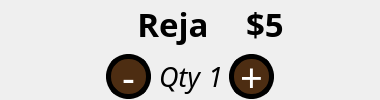
                <widget class="QWidget" name="Articulo0_9" native="true">
                 <property name="minimumSize">
                  <size>
                   <width>380</width>
                   <height>100</height>
                  </size>
                 </property>
                 <property name="maximumSize">
                  <size>
                   <width>380</width>
                   <height>100</height>
                  </size>
                 </property>
                 <layout class="QHBoxLayout" name="horizontalLayout_109">
                  <property name="leftMargin">
                   <number>0</number>
                  </property>
                  <property name="topMargin">
                   <number>0</number>
                  </property>
                  <property name="rightMargin">
                   <number>0</number>
                  </property>
                  <property name="bottomMargin">
                   <number>0</number>
                  </property>
                  <item>
                   <widget class="QWidget" name="img0_12" native="true">
                    <property name="minimumSize">
                     <size>
                      <width>100</width>
                      <height>100</height>
                     </size>
                    </property>
                    <property name="maximumSize">
                     <size>
                      <width>100</width>
                      <height>100</height>
                     </size>
                    </property>
                    <property name="styleSheet">
                     <string notr="true">background-image: url(:/Imagenes/reja.png);
border-radius: 30px;</string>
                    </property>
                   </widget>
                  </item>
                  <item>
                   <widget class="QWidget" name="widget_29_ejemplo_16" native="true">
                    <layout class="QVBoxLayout" name="verticalLayout_45">
                     <property name="leftMargin">
                      <number>0</number>
                     </property>
                     <property name="topMargin">
                      <number>0</number>
                     </property>
                     <property name="rightMargin">
                      <number>0</number>
                     </property>
                     <property name="bottomMargin">
                      <number>0</number>
                     </property>
                     <item>
                      <widget class="QWidget" name="widget_37_ejemplo_16" native="true">
                       <layout class="QHBoxLayout" name="horizontalLayout_110">
                        <property name="leftMargin">
                         <number>0</number>
                        </property>
                        <property name="topMargin">
                         <number>0</number>
                        </property>
                        <property name="rightMargin">
                         <number>0</number>
                        </property>
                        <property name="bottomMargin">
                         <number>0</number>
                        </property>
                        <item>
                         <widget class="QLabel" name="articulo_label8">
                          <property name="font">
                           <font>
                            <family>Cascadia Mono</family>
                            <pointsize>25</pointsize>
                            <weight>75</weight>
                            <bold>true</bold>
                           </font>
                          </property>
                          <property name="text">
                           <string>Reja</string>
                          </property>
                          <property name="alignment">
                           <set>Qt::AlignCenter</set>
                          </property>
                         </widget>
                        </item>
                        <item>
                         <widget class="QLabel" name="precio_label8">
                          <property name="font">
                           <font>
                            <family>Cascadia Mono</family>
                            <pointsize>25</pointsize>
                            <weight>75</weight>
                            <bold>true</bold>
                           </font>
                          </property>
                          <property name="text">
                           <string>$5</string>
                          </property>
                         </widget>
                        </item>
                       </layout>
                      </widget>
                     </item>
                     <item>
                      <widget class="QWidget" name="widget_33_ejemplo_16" native="true">
                       <property name="font">
                        <font>
                         <family>Cascadia Mono</family>
                        </font>
                       </property>
                       <layout class="QHBoxLayout" name="horizontalLayout_111">
                        <property name="leftMargin">
                         <number>0</number>
                        </property>
                        <property name="topMargin">
                         <number>0</number>
                        </property>
                        <property name="rightMargin">
                         <number>0</number>
                        </property>
                        <property name="bottomMargin">
                         <number>0</number>
                        </property>
                        <item>
                         <widget class="QPushButton" name="minus_button8">
                          <property name="minimumSize">
                           <size>
                            <width>45</width>
                            <height>45</height>
                           </size>
                          </property>
                          <property name="maximumSize">
                           <size>
                            <width>45</width>
                            <height>45</height>
                           </size>
                          </property>
                          <property name="font">
                           <font>
                            <family>Cascadia Mono</family>
                            <pointsize>30</pointsize>
                           </font>
                          </property>
                          <property name="styleSheet">
                           <string notr="true">QPushButton{
background-color: rgb(77, 45, 18);
border-style: solid;
border-color: black;
border-width: 5px;
border-radius: 22px;
color: white;
}

QPushButton:pressed {
border-style: inset;
border-width: 1px;
background-color: rgb(115, 67, 26);
color: white;
}</string>
                          </property>
                          <property name="text">
                           <string>-</string>
                          </property>
                         </widget>
                        </item>
                        <item>
                         <widget class="QLabel" name="label_38">
                          <property name="minimumSize">
                           <size>
                            <width>45</width>
                            <height>45</height>
                           </size>
                          </property>
                          <property name="maximumSize">
                           <size>
                            <width>45</width>
                            <height>45</height>
                           </size>
                          </property>
                          <property name="font">
                           <font>
                            <family>Cascadia Mono</family>
                            <pointsize>20</pointsize>
                            <italic>true</italic>
                           </font>
                          </property>
                          <property name="text">
                           <string>Qty</string>
                          </property>
                          <property name="alignment">
                           <set>Qt::AlignCenter</set>
                          </property>
                         </widget>
                        </item>
                        <item>
                         <widget class="QLabel" name="qty_label8">
                          <property name="font">
                           <font>
                            <family>Cascadia Mono</family>
                            <pointsize>20</pointsize>
                            <italic>true</italic>
                           </font>
                          </property>
                          <property name="text">
                           <string>1</string>
                          </property>
                         </widget>
                        </item>
                        <item>
                         <widget class="QPushButton" name="plus_button8">
                          <property name="minimumSize">
                           <size>
                            <width>45</width>
                            <height>45</height>
                           </size>
                          </property>
                          <property name="maximumSize">
                           <size>
                            <width>45</width>
                            <height>45</height>
                           </size>
                          </property>
                          <property name="font">
                           <font>
                            <family>Cascadia Mono</family>
                            <pointsize>30</pointsize>
                           </font>
                          </property>
                          <property name="styleSheet">
                           <string notr="true">QPushButton{
background-color: rgb(77, 45, 18);
border-style: solid;
border-color: black;
border-width: 5px;
border-radius: 22px;
color: white;
}

QPushButton:pressed {
border-style: inset;
border-width: 1px;
background-color: rgb(115, 67, 26);
color: white;
}</string>
                          </property>
                          <property name="text">
                           <string>+</string>
                          </property>
                         </widget>
                        </item>
                        <item>
                         <spacer name="horizontalSpacer_ejemplo_16">
                          <property name="orientation">
                           <enum>Qt::Horizontal</enum>
                          </property>
                          <property name="sizeHint" stdset="0">
                           <size>
                            <width>40</width>
                            <height>20</height>
                           </size>
                          </property>
                         </spacer>
                        </item>
                       </layout>
                      </widget>
                     </item>
                    </layout>
                   </widget>
                  </item>
                 </layout>
                </widget>
